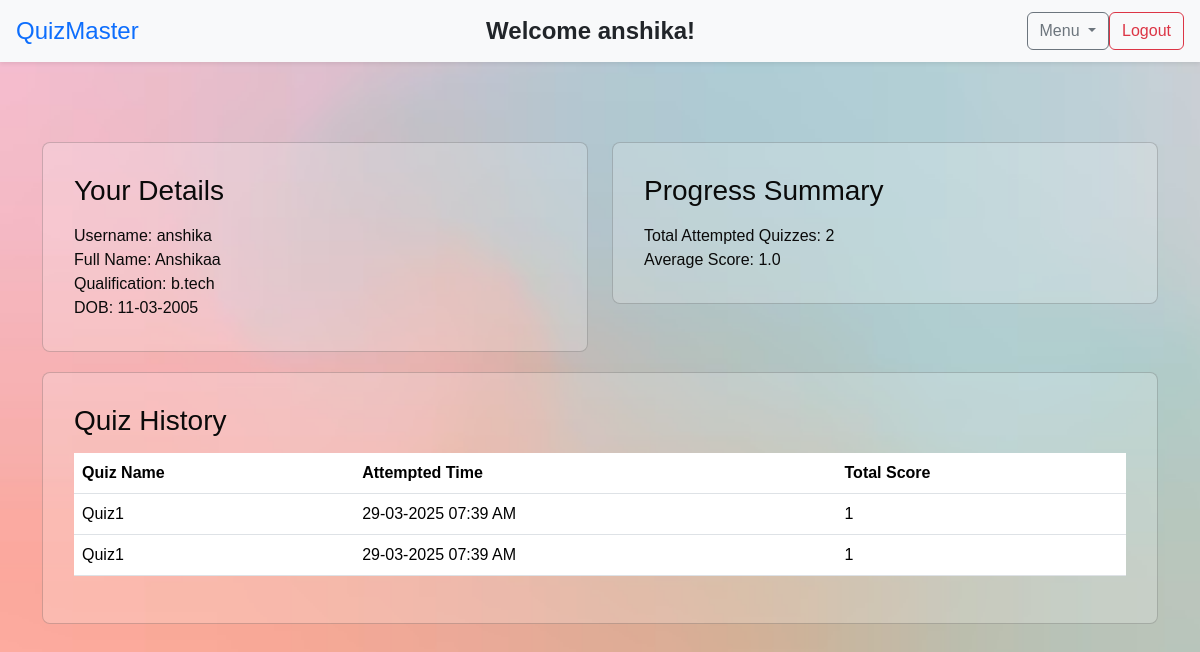
Screenshot of /user_dashboard (signed in) with the database file from the repository.
### models/user.py (models this page shows, shortened)
class User(db.Model, UserMixin):
    id = db.Column(db.Integer, primary_key=True)
    username = db.Column(db.String(100), unique=True, nullable=False)
    password = db.Column(db.String(100), nullable=False)
    fullname = db.Column(db.String(100), nullable=False)
    role = db.Column(db.String(50), default='user')  # Default role = "user" cha
    qualification = db.Column(db.String(100), nullable=False)
    dob = db.Column(db.Date, nullable=False)
    is_active = db.Column(db.Boolean, default=True)  # if user is active or not
    scores = db.relationship('Score', back_populates='user')  # this scores will fetch all the score related to the particular user
    time_stamp = db.Column(db.DateTime, default=lambda: datetime.now(), nullable=False) #lambda current time

### models/score.py (models this page shows)
class Score(db.Model):
    id = db.Column(db.Integer, primary_key=True)
    user_id = db.Column(db.Integer, db.ForeignKey('user.id'), nullable=False) #on
    quiz_id = db.Column(db.Integer, db.ForeignKey('quiz.id'), nullable=False)
    time_taken = db.Column(db.Time, nullable=False)
    total_score = db.Column(db.Integer, nullable=False)
    completed = db.Column(db.Boolean, default=False) #whenever user attempts a quiz set to true
    user = db.relationship('User', back_populates='scores')
    quiz = db.relationship('Quiz', back_populates='scores')

### models/quiz.py (models this page shows)
class Quiz(db.Model):
    id = db.Column(db.Integer, primary_key=True)
    quiz_title = db.Column(db.String(100), nullable=False)
    chapter_id = db.Column(db.Integer, db.ForeignKey('chapter.id'), nullable=False)
    date_of_quiz = db.Column(db.Date, nullable=False)
    time_of_quiz = db.Column(db.Time, nullable=False)
    remarks = db.Column(db.String(1000), nullable=False)
    duration = db.Column(db.Integer, nullable=False)
    chapter = db.relationship('Chapter', back_populates='quizzes')
    questions = db.relationship('Question', back_populates='quiz', cascade="all, delete-orphan")
    scores = db.relationship('Score', back_populates='quiz', cascade="all, delete-orphan")

### controllers/user.py (the view)
@user_bp.route('/user_dashboard')
@login_required
def user_dashboard():
    total_scores = db.session.query(func.sum(Score.total_score)).filter_by(user_id=current_user.id).scalar() or 0
    total_attempts = db.session.query(func.count(Score.id)).filter_by(user_id=current_user.id).scalar()
    scores = Score.query.filter_by(user_id=current_user.id).all()
    average_score = total_scores / total_attempts if total_attempts > 0 else 0
    return render_template("user/user_dashboard.html", total_attempts=total_attempts, average_score=average_score, scores=scores,user=current_user)

### app.py (called while the page is built)
def create_app():
    app = Flask(__name__)
    app.config['SECRET_KEY'] = 'app123'
    app.config['SQLALCHEMY_DATABASE_URI'] = 'sqlite:///mentiquiz.db'
    app.config['SQLALCHEMY_TRACK_MODIFICATIONS'] = False
    app.config['CHART_FOLDER'] = os.path.join(app.root_path, 'static', 'charts')
    os.makedirs(app.config['CHART_FOLDER'], exist_ok=True)
    db.init_app(app)
    login_manager = LoginManager()
    login_manager.init_app(app)
    login_manager.login_view = "auth.login"  # Use 'auth.login' (Correct blueprint route)
    @login_manager.user_loader
    def load_user(user_id):
        return db.session.get(User,int(user_id))  #  Corrected get function
    app.register_blueprint(auth_bp)
    app.register_blueprint(admin_bp)
    app.register_blueprint(user_bp)
    with app.app_context():
        db.create_all()
        create_admin()
    return app

### templates/user/user_dashboard.html (shortened to what this page needs)
{% extends "base_user.html" %}
{% block navbar_user %}
{% include "navbar_user.html" %}
{% endblock %}
{% block content %}
    <section class="mb-6">
        <div class="row gap-6">
            <div class="col">
                <div class="card">
                    <div class="card-body">
                        <h3 class="mb-3">Your Details</h3>
                        <div class="detail-item">
                            <span class="detail-key">Username:</span>
                            <span class="detail-value">{{ current_user.username }}</span>
                        </div>
                        <div class="detail-item">
                            <span class="detail-key">Full Name:</span>
                            <span class="detail-value">{{ current_user.fullname }}</span>
                        </div>
                        <div class="detail-item">
                            <span class="detail-key">Qualification:</span>
                            <span class="detail-value">{{ current_user.qualification }}</span>
                        </div>
                        <div class="detail-item">
                            <span class="detail-key">DOB:</span>
                            <span class="detail-value">{{ current_user.dob.strftime("%d-%m-%Y") }}</span>
                        </div>
                    </div>
                </div>
            </div>
            <div class="col">
                <div class="card">
                    <div class="card-body">
                        <h3 class="mb-3">Progress Summary</h3>
                        <div class="detail-item">
                            <span class="detail-key">Total Attempted Quizzes:</span>
                            <span class="detail-value">{{ total_attempts }}</span>
                        </div>
                        <div class="detail-item">
                            <span class="detail-key">Average Score:</span>
                            <span class="detail-value">{{ average_score|round(2) }}</span>
                        </div>
                    </div>
                </div>
            </div>
        </div>
    </section>
    <section class="mb-6">
        <div class="card">
            <div class="card-body">
                <h3 class="mb-3">Quiz History</h3>
                <div class="table-container">
                    <table class="table">
                        <thead>
                            <tr>
                                <th>Quiz Name</th>
                                <th>Attempted Time</th>
                                <th>Total Score</th>
                            </tr>
                        </thead>
                        <tbody>
                            {% for score in scores %}
                            <tr>
                                <td>{{ score.quiz.quiz_title }}</td>
                                <td>{{ score.user.time_stamp.strftime("%d-%m-%Y  %I:%M %p") if score.user.time_stamp else '' }}</td>
                                <td>{{ score.total_score }}</td>
                            </tr>
                            {% endfor %}
                        </tbody>
                    </table>
                </div>
            </div>
        </div>
    </section>
{% endblock %}

### templates/navbar_user.html (shortened to what this page needs)
<nav class="navbar navbar-expand-lg navbar-light bg-light shadow-sm px-3 ">
   <a class="navbar-brand text-primary font-weight-bold fs-4" href="{{ url_for('user.user_dashboard') }}">QuizMaster</a>
   <div class="mx-auto">
       <span class="navbar-text text-dark fw-bold fs-4  ">
           Welcome {{ user.username }}!
       </span>
   </div>
   <div class="dropdown ml-auto">
       <button class="btn btn-outline-secondary dropdown-toggle" type="button" data-bs-toggle="dropdown" aria-haspopup="true" aria-expanded="false">
           Menu
       </button>
   </div>
   <a href="{{ url_for('auth.logout') }}" class="btn btn-outline-danger ml-2">Logout</a>
</nav>

### static/css/style.css (style rules this page uses)
body { background-image: url("/static/images/background.avif"); background-size: cover; background-repeat: no-repeat; color: white; margin: 0; padding: 0; font-family: Arial, sans-serif; overflow-x: hidden; background-attachment: fixed; width: 100vw; }
.card { background: rgba(255, 255, 255, 0.2); color: rgb(10, 10, 10); margin-bottom: 20px; border-radius: 8px; padding: 15px; }
.table { background: transparent; }
th, td { color: white; }

### rows the page displays
User: username "anshika", fullname "Anshikaa", qualification "b.tech", dob "11-03-2005"
Score: quiz.quiz_title "Quiz1", user.time_stamp "29-03-2025 07:39 AM", total_score "1"
Score: quiz.quiz_title "Quiz1", user.time_stamp "29-03-2025 07:39 AM", total_score "1"

### other values shown
{{ total_attempts }} "2"
{{ average_score|round(2) }} "1.0"
